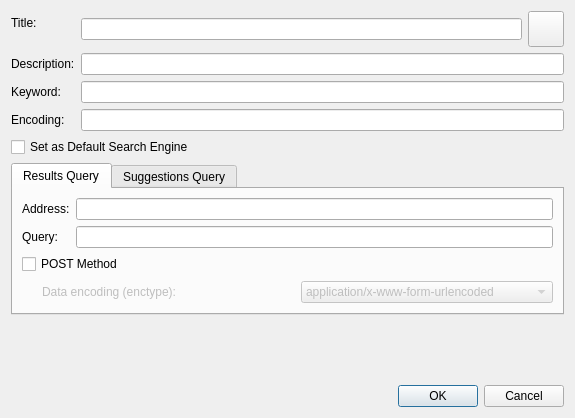
<?xml version="1.0" encoding="UTF-8"?>
<ui version="4.0">
 <class>Otter::SearchEnginePropertiesDialog</class>
 <widget class="QDialog" name="Otter::SearchEnginePropertiesDialog">
  <property name="geometry">
   <rect>
    <x>0</x>
    <y>0</y>
    <width>575</width>
    <height>418</height>
   </rect>
  </property>
  <property name="windowTitle">
   <string>Edit Search Engine</string>
  </property>
  <layout class="QVBoxLayout" name="verticalLayout" stretch="0,0,0,1,0">
   <item>
    <layout class="QFormLayout" name="formLayout">
     <item row="1" column="1">
      <layout class="QHBoxLayout" name="horizontalLayout">
       <item>
        <widget class="QLineEdit" name="titleLineEdit"/>
       </item>
       <item>
        <widget class="QToolButton" name="iconButton">
         <property name="minimumSize">
          <size>
           <width>36</width>
           <height>36</height>
          </size>
         </property>
         <property name="maximumSize">
          <size>
           <width>36</width>
           <height>36</height>
          </size>
         </property>
         <property name="toolTip">
          <string>Change Icon…</string>
         </property>
         <property name="icon">
          <iconset resource="../../resources/resources.qrc">
           <normaloff>:/icons/edit-find.png</normaloff>:/icons/edit-find.png</iconset>
         </property>
         <property name="iconSize">
          <size>
           <width>32</width>
           <height>32</height>
          </size>
         </property>
        </widget>
       </item>
      </layout>
     </item>
     <item row="1" column="0">
      <widget class="QLabel" name="titleLabel">
       <property name="text">
        <string>Title:</string>
       </property>
       <property name="buddy">
        <cstring>titleLineEdit</cstring>
       </property>
      </widget>
     </item>
     <item row="2" column="0">
      <widget class="QLabel" name="descriptionLabel">
       <property name="text">
        <string>Description:</string>
       </property>
       <property name="buddy">
        <cstring>descriptionLineEdit</cstring>
       </property>
      </widget>
     </item>
     <item row="2" column="1">
      <widget class="QLineEdit" name="descriptionLineEdit"/>
     </item>
     <item row="3" column="0">
      <widget class="QLabel" name="keywordLabel">
       <property name="text">
        <string>Keyword:</string>
       </property>
       <property name="buddy">
        <cstring>keywordLineEdit</cstring>
       </property>
      </widget>
     </item>
     <item row="3" column="1">
      <widget class="QLineEdit" name="keywordLineEdit"/>
     </item>
     <item row="4" column="0">
      <widget class="QLabel" name="encodingLabel">
       <property name="text">
        <string>Encoding:</string>
       </property>
       <property name="buddy">
        <cstring>encodingLineEdit</cstring>
       </property>
      </widget>
     </item>
     <item row="4" column="1">
      <widget class="QLineEdit" name="encodingLineEdit">
       <property name="readOnly">
        <bool>true</bool>
       </property>
      </widget>
     </item>
    </layout>
   </item>
   <item>
    <widget class="QCheckBox" name="defaultSearchCheckBox">
     <property name="text">
      <string>Set as Default Search Engine</string>
     </property>
    </widget>
   </item>
   <item>
    <widget class="QTabWidget" name="tabWidget">
     <property name="currentIndex">
      <number>0</number>
     </property>
     <widget class="QWidget" name="resultsTab">
      <attribute name="title">
       <string>Results Query</string>
      </attribute>
      <layout class="QVBoxLayout" name="resultsLayout">
       <item>
        <layout class="QFormLayout" name="resultsFormLayout">
         <item row="0" column="0">
          <widget class="QLabel" name="resultsAddressLabel">
           <property name="text">
            <string>Address:</string>
           </property>
           <property name="buddy">
            <cstring>resultsAddressLineEdit</cstring>
           </property>
          </widget>
         </item>
         <item row="0" column="1">
          <widget class="QLineEdit" name="resultsAddressLineEdit"/>
         </item>
         <item row="1" column="0">
          <widget class="QLabel" name="reultsQueryLabel">
           <property name="text">
            <string>Query:</string>
           </property>
           <property name="buddy">
            <cstring>resultsQueryLineEdit</cstring>
           </property>
          </widget>
         </item>
         <item row="1" column="1">
          <widget class="QLineEdit" name="resultsQueryLineEdit"/>
         </item>
        </layout>
       </item>
       <item>
        <widget class="QCheckBox" name="resultsPostMethodCheckBox">
         <property name="text">
          <string>POST Method</string>
         </property>
        </widget>
       </item>
       <item>
        <widget class="QWidget" name="resultsPostWidget" native="true">
         <property name="enabled">
          <bool>false</bool>
         </property>
         <layout class="QHBoxLayout" name="resultsPostLayout">
          <property name="leftMargin">
           <number>0</number>
          </property>
          <property name="topMargin">
           <number>0</number>
          </property>
          <property name="rightMargin">
           <number>0</number>
          </property>
          <property name="bottomMargin">
           <number>0</number>
          </property>
          <item>
           <spacer name="resultsEnctypeSpacer">
            <property name="orientation">
             <enum>Qt::Horizontal</enum>
            </property>
            <property name="sizeType">
             <enum>QSizePolicy::Fixed</enum>
            </property>
            <property name="sizeHint" stdset="0">
             <size>
              <width>20</width>
              <height>0</height>
             </size>
            </property>
           </spacer>
          </item>
          <item>
           <widget class="QLabel" name="resultsEnctypeLabel">
            <property name="text">
             <string>Data encoding (enctype):</string>
            </property>
            <property name="buddy">
             <cstring>resultsEnctypeComboBox</cstring>
            </property>
           </widget>
          </item>
          <item>
           <widget class="QComboBox" name="resultsEnctypeComboBox">
            <item>
             <property name="text">
              <string>application/x-www-form-urlencoded</string>
             </property>
            </item>
            <item>
             <property name="text">
              <string>multipart/form-data</string>
             </property>
            </item>
           </widget>
          </item>
         </layout>
        </widget>
       </item>
      </layout>
     </widget>
     <widget class="QWidget" name="suggestionsTab">
      <attribute name="title">
       <string>Suggestions Query</string>
      </attribute>
      <layout class="QVBoxLayout" name="suggestionsLayout">
       <item>
        <layout class="QFormLayout" name="suggestionsFormLayout">
         <property name="fieldGrowthPolicy">
          <enum>QFormLayout::AllNonFixedFieldsGrow</enum>
         </property>
         <item row="0" column="0">
          <widget class="QLabel" name="suggestionsAddressLabel">
           <property name="text">
            <string>Address:</string>
           </property>
           <property name="buddy">
            <cstring>suggestionsAddressLineEdit</cstring>
           </property>
          </widget>
         </item>
         <item row="0" column="1">
          <widget class="QLineEdit" name="suggestionsAddressLineEdit"/>
         </item>
         <item row="1" column="1">
          <widget class="QLineEdit" name="suggestionsQueryLineEdit"/>
         </item>
         <item row="1" column="0">
          <widget class="QLabel" name="suggestionsQueryLabel">
           <property name="text">
            <string>Query:</string>
           </property>
           <property name="buddy">
            <cstring>suggestionsQueryLineEdit</cstring>
           </property>
          </widget>
         </item>
        </layout>
       </item>
       <item>
        <widget class="QCheckBox" name="suggestionsPostMethodCheckBox">
         <property name="text">
          <string>POST Method</string>
         </property>
        </widget>
       </item>
       <item>
        <widget class="QWidget" name="suggestionsPostWidget" native="true">
         <property name="enabled">
          <bool>false</bool>
         </property>
         <layout class="QHBoxLayout" name="suggestionsPostLayout">
          <property name="leftMargin">
           <number>0</number>
          </property>
          <property name="topMargin">
           <number>0</number>
          </property>
          <property name="rightMargin">
           <number>0</number>
          </property>
          <property name="bottomMargin">
           <number>0</number>
          </property>
          <item>
           <spacer name="suggestionsEnctypeSpacer">
            <property name="orientation">
             <enum>Qt::Horizontal</enum>
            </property>
            <property name="sizeType">
             <enum>QSizePolicy::Fixed</enum>
            </property>
            <property name="sizeHint" stdset="0">
             <size>
              <width>20</width>
              <height>0</height>
             </size>
            </property>
           </spacer>
          </item>
          <item>
           <widget class="QLabel" name="suggestionsEnctypeLabel">
            <property name="text">
             <string>Data encoding (enctype):</string>
            </property>
            <property name="buddy">
             <cstring>suggestionsEnctypeComboBox</cstring>
            </property>
           </widget>
          </item>
          <item>
           <widget class="QComboBox" name="suggestionsEnctypeComboBox">
            <item>
             <property name="text">
              <string>application/x-www-form-urlencoded</string>
             </property>
            </item>
            <item>
             <property name="text">
              <string>multipart/form-data</string>
             </property>
            </item>
           </widget>
          </item>
         </layout>
        </widget>
       </item>
      </layout>
     </widget>
    </widget>
   </item>
   <item>
    <spacer name="verticalSpacer">
     <property name="orientation">
      <enum>Qt::Vertical</enum>
     </property>
     <property name="sizeHint" stdset="0">
      <size>
       <width>0</width>
       <height>0</height>
      </size>
     </property>
    </spacer>
   </item>
   <item>
    <widget class="QDialogButtonBox" name="buttonBox">
     <property name="orientation">
      <enum>Qt::Horizontal</enum>
     </property>
     <property name="standardButtons">
      <set>QDialogButtonBox::Cancel|QDialogButtonBox::Ok</set>
     </property>
    </widget>
   </item>
  </layout>
 </widget>
 <tabstops>
  <tabstop>titleLineEdit</tabstop>
  <tabstop>iconButton</tabstop>
  <tabstop>descriptionLineEdit</tabstop>
  <tabstop>keywordLineEdit</tabstop>
  <tabstop>encodingLineEdit</tabstop>
  <tabstop>defaultSearchCheckBox</tabstop>
  <tabstop>tabWidget</tabstop>
  <tabstop>resultsAddressLineEdit</tabstop>
  <tabstop>resultsQueryLineEdit</tabstop>
  <tabstop>resultsPostMethodCheckBox</tabstop>
  <tabstop>resultsEnctypeComboBox</tabstop>
  <tabstop>suggestionsAddressLineEdit</tabstop>
  <tabstop>suggestionsQueryLineEdit</tabstop>
  <tabstop>suggestionsPostMethodCheckBox</tabstop>
  <tabstop>suggestionsEnctypeComboBox</tabstop>
 </tabstops>
 <resources>
  <include location="../../resources/resources.qrc"/>
 </resources>
 <connections>
  <connection>
   <sender>buttonBox</sender>
   <signal>accepted()</signal>
   <receiver>Otter::SearchEnginePropertiesDialog</receiver>
   <slot>accept()</slot>
   <hints>
    <hint type="sourcelabel">
     <x>257</x>
     <y>450</y>
    </hint>
    <hint type="destinationlabel">
     <x>157</x>
     <y>274</y>
    </hint>
   </hints>
  </connection>
  <connection>
   <sender>buttonBox</sender>
   <signal>rejected()</signal>
   <receiver>Otter::SearchEnginePropertiesDialog</receiver>
   <slot>reject()</slot>
   <hints>
    <hint type="sourcelabel">
     <x>325</x>
     <y>450</y>
    </hint>
    <hint type="destinationlabel">
     <x>286</x>
     <y>274</y>
    </hint>
   </hints>
  </connection>
 </connections>
</ui>
